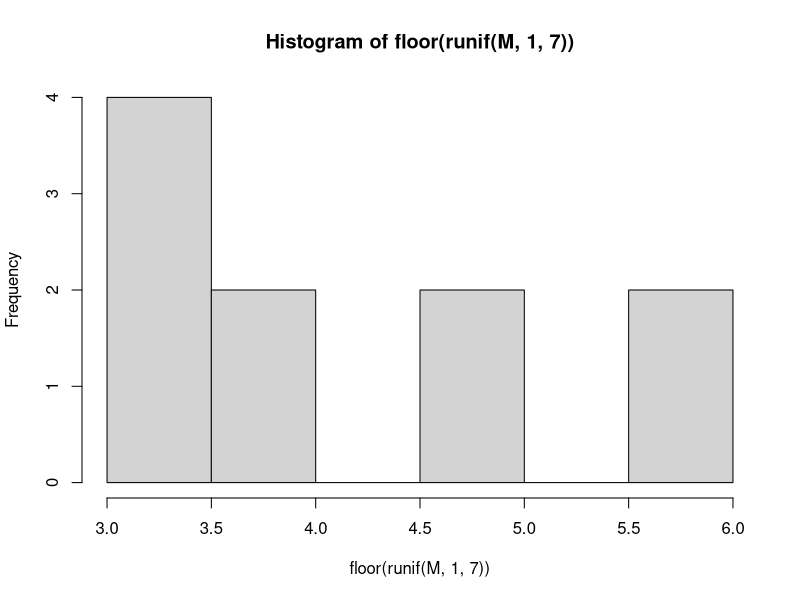
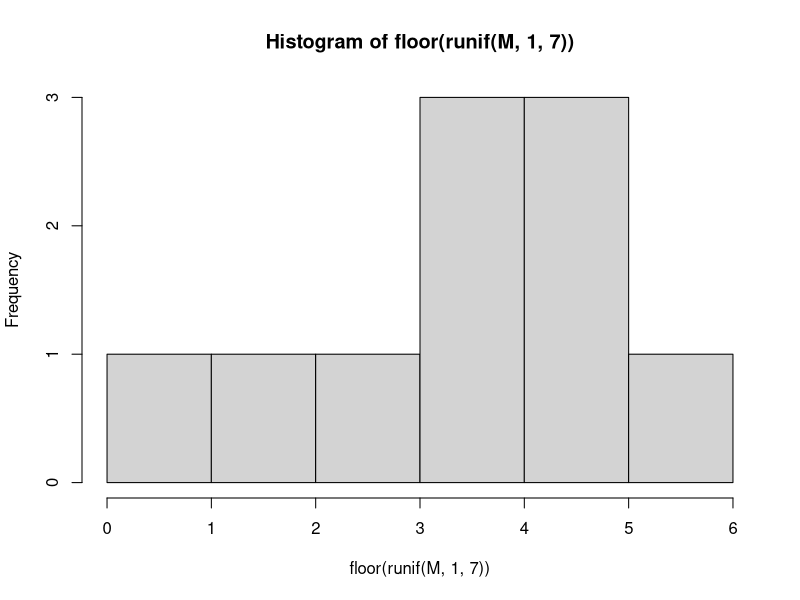

Write R code to recreate these figures, in order.
# サイコロをM回振る ver1
# 参考資料 https://www1.doshisha.ac.jp/~mjin/R/Chap_10/10.html
# 
M <- 10
data <- runif(M,1,7) # 最小値1, 最大値7未満の乱数をM個発生させdataに格納する。
data # dataに格納された値を出力してみる。
floor(data) # 発生させた乱数の小数点以下を切り捨てる。

# サイコロをM回振る ver2
M <- 10
floor(runif(M,1,7))

# サイコロをM回振り、ヒストグラムを描く(区間幅設定はお任せ)
M <- 10
hist(floor(runif(M,1,7)))

# サイコロをM回振り、ヒストグラムを描く(区間幅を1, X軸範囲を0から6とする, Y軸範囲を0から5とする)
M <- 10
hist(floor(runif(M,1,7)),breaks=c(0,1,2,3,4,5,6),xlim = c(0,6))

